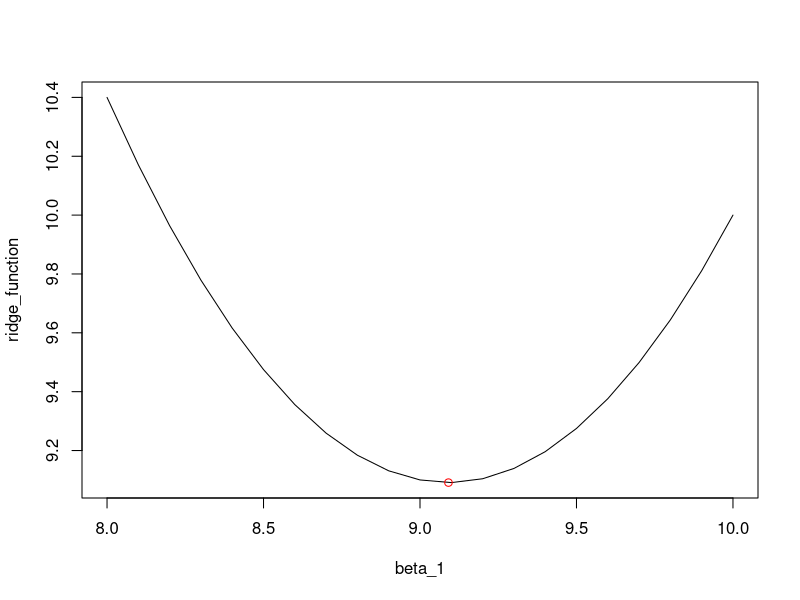
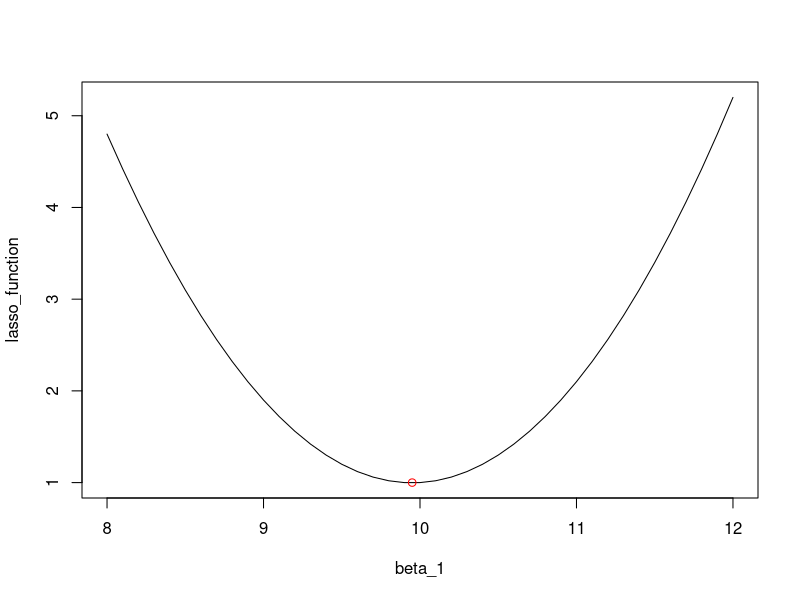

Reproduce these figures in R, in order.
## ---- chunk 1
lambda <- 0.1
y_1 <- 10
beta_1 <- seq(8, 10, by = 0.1) 
ridge_function <- (y_1 - beta_1)^2 + lambda*beta_1^2
plot(beta_1, ridge_function, type = "l")
points(x = y_1/(1+lambda), y = min(ridge_function), col = "red")
## ---- chunk 2
y_1/(1+lambda)
## ---- chunk 3
lambda <- 0.1
y_1 <- 10
beta_1 <- seq(8, 12, by = 0.1) 
lasso_function <- (y_1 - beta_1)^2 + lambda*abs(beta_1)
plot(beta_1, lasso_function, type = "l")
points(x = y_1 - lambda/2, y = min(lasso_function), col = "red")
## ---- chunk 4
y_1 - lambda/2
